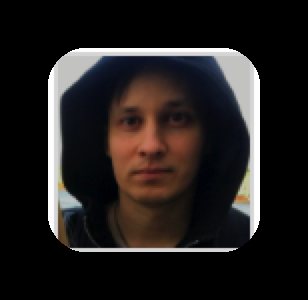
#> input picture foto/repin.png, 308 x 300 px; its folder holds only this picture in this run
$ python make_poster.py
#> lines starting #> are read from the running program, lines starting #| are printed output that depends on the picture
#!/usr/bin/env python3
"""
QA Heroes — cinematic Marvel/DC-style poster for February 23rd.

Usage:  python3 make_poster.py
Output: qa_heroes_marvel_style_23feb.png
Needs:  Pillow, opencv-python, numpy  (all pre-installed)
"""

import os, math, random, sys
import cv2
import numpy as np
from PIL import (Image, ImageDraw, ImageFont, ImageFilter, ImageEnhance,
                 ImageChops)

# ═══════════════════════════════════════════════════════════════════════════════
#  CONFIG
# ═══════════════════════════════════════════════════════════════════════════════
W, H         = 5120, 3200
OUT_FILE     = "qa_heroes_marvel_style_23feb.png"
FOTO_DIR     = "foto"
BASE_HERO_H  = int(H * 0.52)          # hero body height at scale=1.0  (1664 px)
np.random.seed(42)
_RNG = random.Random(42)

FONT_TITLE    = "/System/Library/Fonts/Supplemental/Impact.ttf"
FONT_SUBTITLE = "/System/Library/Fonts/Supplemental/Arial Bold.ttf"

# V-formation layout — (cx_frac, cy_feet_frac, scale)
# cy_feet: fraction of H where the hero's feet touch the ground
LAYOUT = [
    (0.500, 0.985, 1.25),   # 0  center-front  (main)
    (0.345, 0.860, 1.05),   # 1  left-2
    (0.655, 0.860, 1.05),   # 2  right-2
    (0.195, 0.745, 0.90),   # 3  left-3
    (0.805, 0.745, 0.90),   # 4  right-3
    (0.085, 0.655, 0.78),   # 5  edge-left   (back)
    (0.915, 0.655, 0.78),   # 6  edge-right  (back)
    (0.500, 0.695, 0.82),   # 7  back-center
]

# (primary_rgb, accent_rgb) — assigned alphabetically to heroes
COSTUMES = [
    ((210, 25,  25),  (255, 120,  20)),   # Александр — red / gold
    (( 25, 70, 210),  ( 80, 160, 255)),   # Влад       — blue
    (( 25,155,  70),  ( 80, 255, 130)),   # Всеволод   — green
    ((170,125,  15),  (255, 210,  40)),   # Данил      — gold
    ((120, 25, 205),  (195,  85, 255)),   # Дмитрий    — purple
    (( 15,150, 170),  ( 45, 235, 240)),   # Матвей     — cyan
    ((205, 70,  15),  (255, 160,  45)),   # Рома       — orange
    ((125,125, 145),  (210, 210, 235)),   # Сергей     — silver
]

# Painter's order: smallest cy_feet → drawn first (furthest back)
DRAW_ORDER = sorted(range(len(LAYOUT)), key=lambda i: LAYOUT[i][1])


# ═══════════════════════════════════════════════════════════════════════════════
#  HELPERS
# ═══════════════════════════════════════════════════════════════════════════════
def rgba(r, g, b, a=255):
    return (int(r), int(g), int(b), int(a))


def lerp_color(c1, c2, t):
    return tuple(int(a + (b - a) * t) for a, b in zip(c1, c2))


def np_to_pil(arr: np.ndarray) -> Image.Image:
    return Image.fromarray(np.clip(arr, 0, 255).astype(np.uint8))


def pil_to_np(img: Image.Image) -> np.ndarray:
    return np.array(img, dtype=np.float32)


# [12 lines left out: function radial_gradient, not called in this run]


# ═══════════════════════════════════════════════════════════════════════════════
#  1. LOAD PHOTOS & DETECT FACES
# ═══════════════════════════════════════════════════════════════════════════════
CASCADE = cv2.CascadeClassifier(
    cv2.data.haarcascades + "haarcascade_frontalface_default.xml")


def detect_face(bgr: np.ndarray):
    """Return (x, y, w, h) of largest frontal face, or None."""
    gray = cv2.cvtColor(bgr, cv2.COLOR_BGR2GRAY)
    faces = CASCADE.detectMultiScale(
        gray, scaleFactor=1.1, minNeighbors=4,
        minSize=(60, 60), flags=cv2.CASCADE_SCALE_IMAGE)
    if len(faces) == 0:
        return None
    return max(faces, key=lambda f: f[2] * f[3])


def extract_face(path: str) -> Image.Image:
    """Return a cropped face+neck square as RGB PIL Image."""
#> called with path = 'foto/repin.png'
    bgr = cv2.imread(path, cv2.IMREAD_COLOR)
#> bgr is the input picture: shape (300, 308, 3); mean B, G, R 30, 30.9, 34.9
    if bgr is None:
        img = Image.open(path).convert("RGB")
        bgr = cv2.cvtColor(np.array(img), cv2.COLOR_RGB2BGR)

    ih, iw = bgr.shape[:2]
#> ih = 300; iw = 308
    det = detect_face(bgr)
#> in detect_face, `gray = cv2.cvtColor(bgr, cv2.COLOR_BGR2GRAY)`:
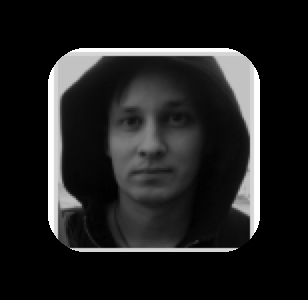
#> gray: shape (300, 308); min 0, max 255, mean 32
#> in detect_face, `faces = CASCADE.detectMultiScale( gray, scaleFactor=1.1, minNeighbors=..`: faces = [[92, 76, 119, 119]]
#> det = [92, 76, 119, 119]

    if det is not None:
        x, y, fw, fh = det
#> x = 92; y = 76; fw = 119; fh = 119
        pad = int(max(fw, fh) * 0.55)
#> pad = 65
        x1 = max(0, x - pad)
#> x1 = 27
        y1 = max(0, y - int(pad * 0.5))
#> y1 = 44
        x2 = min(iw, x + fw + pad)
#> x2 = 276
        y2 = min(ih, y + fh + int(pad * 1.2))
#> y2 = 273
    else:
        # fallback: use top-centre crop
        side = int(min(iw, ih) * 0.72)
        cx = iw // 2
        cy = int(ih * 0.38)
        x1, y1 = max(0, cx - side // 2), max(0, cy - side // 2)
        x2, y2 = min(iw, x1 + side),     min(ih, y1 + side)

    crop = bgr[y1:y2, x1:x2]
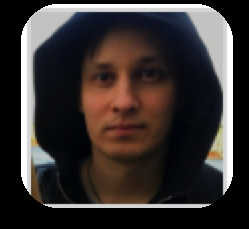
#> crop: shape (229, 249, 3); mean B, G, R 48.6, 50, 56.5
    return Image.fromarray(cv2.cvtColor(crop, cv2.COLOR_BGR2RGB))


def load_photos() -> list:
    """Return [(name, face_pil), …] sorted alphabetically (≤ 8 entries)."""
    files = sorted(f for f in os.listdir(FOTO_DIR)
                   if os.path.isfile(os.path.join(FOTO_DIR, f)))
    result = []
    for fname in files[:8]:
        path = os.path.join(FOTO_DIR, fname)
        name = os.path.splitext(fname)[0]
        print(f"  [{len(result)+1}/8] {name}")
        face = extract_face(path)
        result.append((name, face))
    return result


# ═══════════════════════════════════════════════════════════════════════════════
#  2. BACKGROUND
# ═══════════════════════════════════════════════════════════════════════════════
def make_background() -> np.ndarray:
    """Return float32 (H, W, 3) cinematic dark background."""
    arr = np.zeros((H, W, 3), dtype=np.float32)

    # Vertical gradient: deep space at top → dark teal-blue at bottom
    gy = np.linspace(0, 1, H)[:, None, None]      # (H, 1, 1)
    top = np.array([5, 3, 20], np.float32)
    bot = np.array([10, 18, 45], np.float32)
    arr += (1 - gy) * top + gy * bot              # (H, 1, 3) → broadcasts to (H, W, 3)

    # Horizontal subtle vignette pre-pass (darker sides)
    gx = np.linspace(0, 1, W)[None, :]            # (1, W)
    edge = np.exp(-(gx ** 2) / 0.04) + np.exp(-((gx - 1) ** 2) / 0.04)
    arr[:, :, 2] += edge * 12                     # blue accent on edges

    # Bottom-centre orange energy glow  (the battlefield energy source)
    gy2 = np.linspace(0, 1, H)[:, None]
    gx2 = np.linspace(0, 1, W)[None, :]
    glow_y = np.exp(-((gy2 - 1.05) ** 2) / 0.07)
    glow_x = np.exp(-((gx2 - 0.50) ** 2) / 0.04)
    glow = glow_y * glow_x
    arr[:, :, 0] += glow * 160
    arr[:, :, 1] += glow * 60
    arr[:, :, 2] += glow * 5

    # Upper blue-purple energy (top centre — sky portal effect)
    glow_top_y = np.exp(-((gy2 + 0.05) ** 2) / 0.06)
    glow_top_x = np.exp(-((gx2 - 0.50) ** 2) / 0.06)
    glow_top = glow_top_y * glow_top_x
    arr[:, :, 0] += glow_top * 25
    arr[:, :, 1] += glow_top * 15
    arr[:, :, 2] += glow_top * 90

    return arr


def draw_volumetric_rays(arr: np.ndarray) -> None:
    """Add God-rays / volumetric light streaks from bottom-centre."""
    cx = W // 2
    cy = int(H * 1.05)   # source slightly below bottom edge
    num_rays = 28

    gy = np.arange(H, dtype=np.float32)[:, None]
    gx = np.arange(W, dtype=np.float32)[None, :]

    rng = random.Random(7)
    for i in range(num_rays):
        angle = rng.uniform(-55, 55)              # degrees from vertical
        width = rng.uniform(0.008, 0.025)         # angular width
        brightness = rng.uniform(0.04, 0.15)
        hue_r = rng.uniform(0.6, 1.0)
        hue_b = rng.uniform(0.1, 0.4)

        # Angle from source point
        dx = gx - cx
        dy = cy - gy                              # positive going up
        ray_angle = np.degrees(np.arctan2(dx, dy + 1e-6))
        angular_dist = np.abs(ray_angle - angle)
        ray_mask = np.exp(-(angular_dist ** 2) / (width * 3000))

        # Fade with distance from source
        dist = np.sqrt(dx ** 2 + dy ** 2) / H
        fade = np.exp(-dist * 1.2) * (gy < cy).astype(np.float32)

        ray = ray_mask * fade * brightness
        arr[:, :, 0] += ray * 80 * hue_r
        arr[:, :, 1] += ray * 40
        arr[:, :, 2] += ray * 30 * hue_b


# [624 lines left out: functions draw_city_silhouette, draw_enemies, _draw_glow_ellipse, make_hero_rgba, composite_hero, draw_particles and 5 more, not called in this run]


# ═══════════════════════════════════════════════════════════════════════════════
#  MAIN
# ═══════════════════════════════════════════════════════════════════════════════
_HERO_NAMES: list[str] = []   # populated in main()


def main():
    global _HERO_NAMES

    print("=== QA Heroes Poster Generator ===\n")

    # 1. Load photos
    print("[1/8] Loading photos & detecting faces …")
    heroes = load_photos()
#> heroes = 1 item
    if not heroes:
        print("ERROR: no photos found in foto/"); sys.exit(1)

    _HERO_NAMES = [name.split()[0] for name, _ in heroes]  # first name only

    # 2. Background (numpy)
    print("[2/8] Building background …")
    bg_arr = make_background()
    draw_volumetric_rays(bg_arr)
#> (the run stopped early here; a loop or call above may not have finished)
